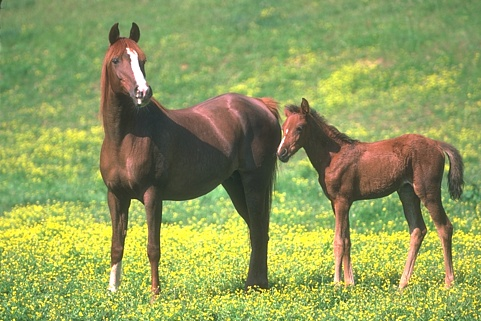
#> input picture data/test/horses.jpg, 481 x 321 px
$ python -i shadow.py   (imports and definitions only)
#> lines starting #> are read from the running program, lines starting #| are printed output that depends on the picture; after the words box and inside, x2 and y2 are one past the last pixel; in counts of white or black regions, pixels touching at a corner belong together
#> further down, picture is the input picture: shape (321, 481, 3); mean B, G, R 90.8, 157.9, 144.6
import numpy as np
import cv2
from skimage import measure

def remove_shadow(org_image: np.ndarray,
                  ab_threshold: int = 256,
                  lab_adjustment: bool = False,
                  region_adjustment_kernel_size: int = 10,
                  shadow_dilation_iteration: int = 10,
                  shadow_dilation_kernel_size: int = 5,
                  shadow_size_threshold: int = 2500,
                  verbose: bool = False) -> np.ndarray:


    def median_filter(img: np.ndarray, point: np.ndarray, filter_size: int) -> list:
        indices = [[x, y]
                   for x in range(point[1] - filter_size // 2, point[1] + filter_size // 2 + 1)
                   for y in range(point[0] - filter_size // 2, point[0] + filter_size // 2 + 1)]
        indices = list(filter(lambda x: not (x[0] < 0 or x[1] < 0 or
                                             x[0] >= img.shape[0] or
                                             x[1] >= img.shape[1]), indices))
        pixel_values = [0, 0, 0]
        for channel in range(3):
            pixel_values[channel] = list(img[index[0], index[1], channel] for index in indices)
        pixel_values = list(np.median(pixel_values, axis=1))
        return pixel_values

    def edge_median_filter(img: np.ndarray, contours_list: tuple, filter_size: int = 7) -> np.ndarray:
        temp_img = np.copy(img)
        for partition in contours_list:
            for point in partition:
                temp_img[point[0][1]][point[0][0]] = median_filter(img, point[0], filter_size)
        return cv2.cvtColor(temp_img, cv2.COLOR_HSV2BGR)

    def correct_region_lab(org_img: np.ndarray, shadow_clear_img: np.ndarray,
                           shadow_indices: np.ndarray, non_shadow_indices: np.ndarray) -> np.ndarray:
        shadow_average_lab = np.mean(org_img[shadow_indices[0], shadow_indices[1], :], axis=0)
        border_average_lab = np.mean(org_img[non_shadow_indices[0], non_shadow_indices[1], :], axis=0)
        lab_ratio = border_average_lab / shadow_average_lab
        shadow_clear_img = cv2.cvtColor(shadow_clear_img, cv2.COLOR_BGR2LAB)
        shadow_clear_img[shadow_indices[0], shadow_indices[1]] = np.uint8(
            shadow_clear_img[shadow_indices[0], shadow_indices[1]] * lab_ratio)
        shadow_clear_img = cv2.cvtColor(shadow_clear_img, cv2.COLOR_LAB2BGR)
        return shadow_clear_img

    def correct_region_bgr(org_img: np.ndarray, shadow_clear_img: np.ndarray,
                           shadow_indices: np.ndarray, non_shadow_indices: np.ndarray) -> np.ndarray:
        shadow_average_bgr = np.mean(org_img[shadow_indices[0], shadow_indices[1], :], axis=0)
        border_average_bgr = np.mean(org_img[non_shadow_indices[0], non_shadow_indices[1], :], axis=0)
        bgr_ratio = border_average_bgr / shadow_average_bgr
        shadow_clear_img[shadow_indices[0], shadow_indices[1]] = np.uint8(
            shadow_clear_img[shadow_indices[0], shadow_indices[1]] * bgr_ratio)
        return shadow_clear_img

    def process_regions(org_image: np.ndarray, mask: np.ndarray) -> np.ndarray:
        lab_img = cv2.cvtColor(org_image, cv2.COLOR_BGR2LAB)
        shadow_clear_img = np.copy(org_image)
        labels = measure.label(mask)
        non_shadow_kernel_size = (shadow_dilation_kernel_size, shadow_dilation_kernel_size)
        non_shadow_kernel = cv2.getStructuringElement(cv2.MORPH_ELLIPSE, non_shadow_kernel_size)
        CHANNEL_MAX = 255
        for label in np.unique(labels):
            if label == 0:
                continue
            temp_filter = np.zeros(mask.shape, dtype="uint8")
            temp_filter[labels == label] = CHANNEL_MAX
            if cv2.countNonZero(temp_filter) >= shadow_size_threshold:
                shadow_indices = np.where(temp_filter == CHANNEL_MAX)
                non_shadow_temp_filter = cv2.dilate(temp_filter, non_shadow_kernel,
                                                    iterations=shadow_dilation_iteration)
                non_shadow_temp_filter = cv2.bitwise_xor(non_shadow_temp_filter, temp_filter)
                non_shadow_indices = np.where(non_shadow_temp_filter == CHANNEL_MAX)
                contours, _ = cv2.findContours(temp_filter, cv2.RETR_TREE, cv2.CHAIN_APPROX_SIMPLE)
                if lab_adjustment:
                    shadow_clear_img = correct_region_lab(lab_img, shadow_clear_img,
                                                          shadow_indices, non_shadow_indices)
                else:
                    shadow_clear_img = correct_region_bgr(org_image, shadow_clear_img,
                                                          shadow_indices, non_shadow_indices)
                shadow_clear_img = edge_median_filter(cv2.cvtColor(shadow_clear_img, cv2.COLOR_BGR2HSV),
                                                      contours)
        return shadow_clear_img

    def calculate_mask(org_image: np.ndarray) -> np.ndarray:
        lab_img = cv2.cvtColor(org_image, cv2.COLOR_BGR2LAB)
#> lab_img: shape (321, 481, 3); mean of channels 0, 1, 2 158.8, 113.2, 160.6
        l_range = (0, 100)
        ab_range = (-128, 127)
        lab_img = lab_img.astype('int16')
#> lab_img: shape (321, 481, 3) int16; mean of channels 0, 1, 2 158.8, 113.2, 160.6
        lab_img[:, :, 0] = lab_img[:, :, 0] * l_range[1] / 255
#> lab_img: shape (321, 481, 3) int16; mean of channels 0, 1, 2 61.8, 113.2, 160.6
        lab_img[:, :, 1] += ab_range[0]
#> lab_img: shape (321, 481, 3) int16; mean of channels 0, 1, 2 61.8, -14.8, 160.6
        lab_img[:, :, 2] += ab_range[0]
#> lab_img: shape (321, 481, 3) int16; mean of channels 0, 1, 2 61.8, -14.8, 32.6
        means = [np.mean(lab_img[:, :, i]) for i in range(3)]
#> means = [61.78, -14.8, 32.6]
        thresholds = [means[i] - (np.std(lab_img[:, :, i]) / 3) for i in range(3)]
#> thresholds = [55.33, -19.04, 26.82]
        if sum(means[1:]) <= ab_threshold:
            mask = cv2.inRange(lab_img, (l_range[0], ab_range[0], ab_range[0]),
                                       (thresholds[0], ab_range[1], ab_range[1]))
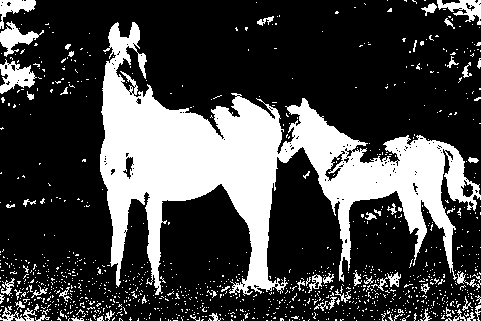
#> mask: shape (321, 481); 27% white; 1146 white regions (1088 under 20 px), largest, box (x1, y1, x2, y2) and area: (100, 22, 481, 296) 33870, (0, 59, 37, 94) 668, (0, 21, 44, 57) 590
        else:
            mask = cv2.inRange(lab_img, (l_range[0], ab_range[0], ab_range[0]),
                                       (thresholds[0], ab_range[1], thresholds[2]))
        kernel_size = (region_adjustment_kernel_size, region_adjustment_kernel_size)
        kernel = cv2.getStructuringElement(cv2.MORPH_ELLIPSE, kernel_size)
        cv2.morphologyEx(mask, cv2.MORPH_CLOSE, kernel, mask)
        cv2.morphologyEx(mask, cv2.MORPH_OPEN, kernel, mask)
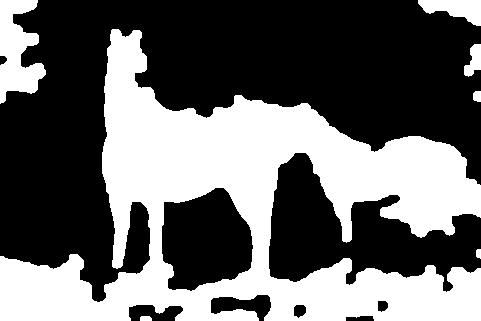
#> mask: shape (321, 481); 40.3% white; 7 white regions, largest, box (x1, y1, x2, y2) and area: (0, 29, 481, 321) 57881, (0, 0, 46, 104) 2863, (418, 0, 481, 26) 981
        return mask

    # 그림자 마스크 계산
    mask = calculate_mask(org_image)
    # 그림자 영역 처리
    shadow_clear_img = process_regions(org_image, mask)
#> in process_regions, `labels = measure.label(mask)`:
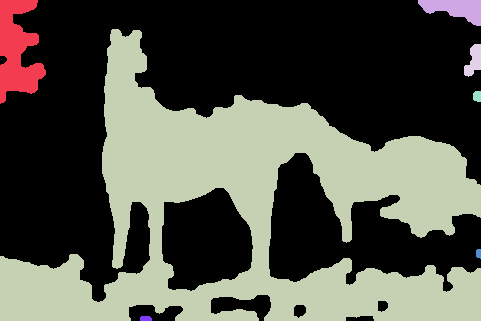
#> labels: shape (321, 481) int64; 8 distinct labels, from 0 to 7; one colour per label, 0 black
#> the loop in process_regions, `for label in np.unique(labels):` made 8 passes
#> after the loop in process_regions, `for label in np.unique(labels):`:
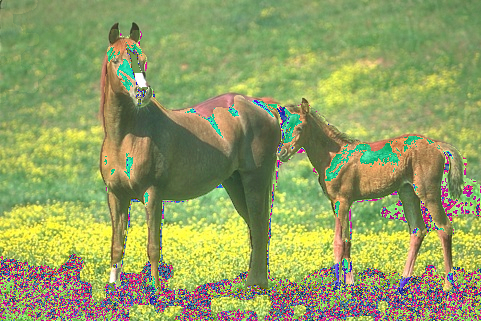
#> shadow_clear_img: shape (321, 481, 3); mean B, G, R 98.8, 160, 147.7
#> after the loop in process_regions, `for label in np.unique(labels):`:
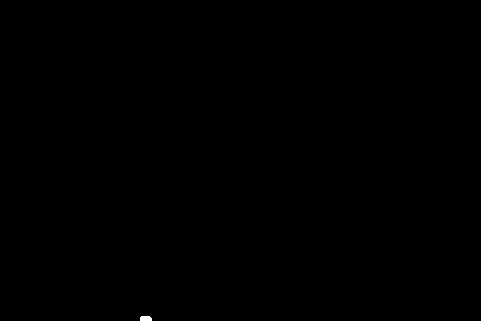
#> temp_filter: shape (321, 481); 0.04% white; 1 white region, box (x1, y1, x2, y2) and area: (140, 316, 152, 321) 56
    # RGB 형식으로 반환
    return shadow_clear_img

>>> import cv2
>>> picture = cv2.imread('../../data/test/horses.jpg')
>>> result = remove_shadow(picture)

$ run again, on data/test/test_img.jpg
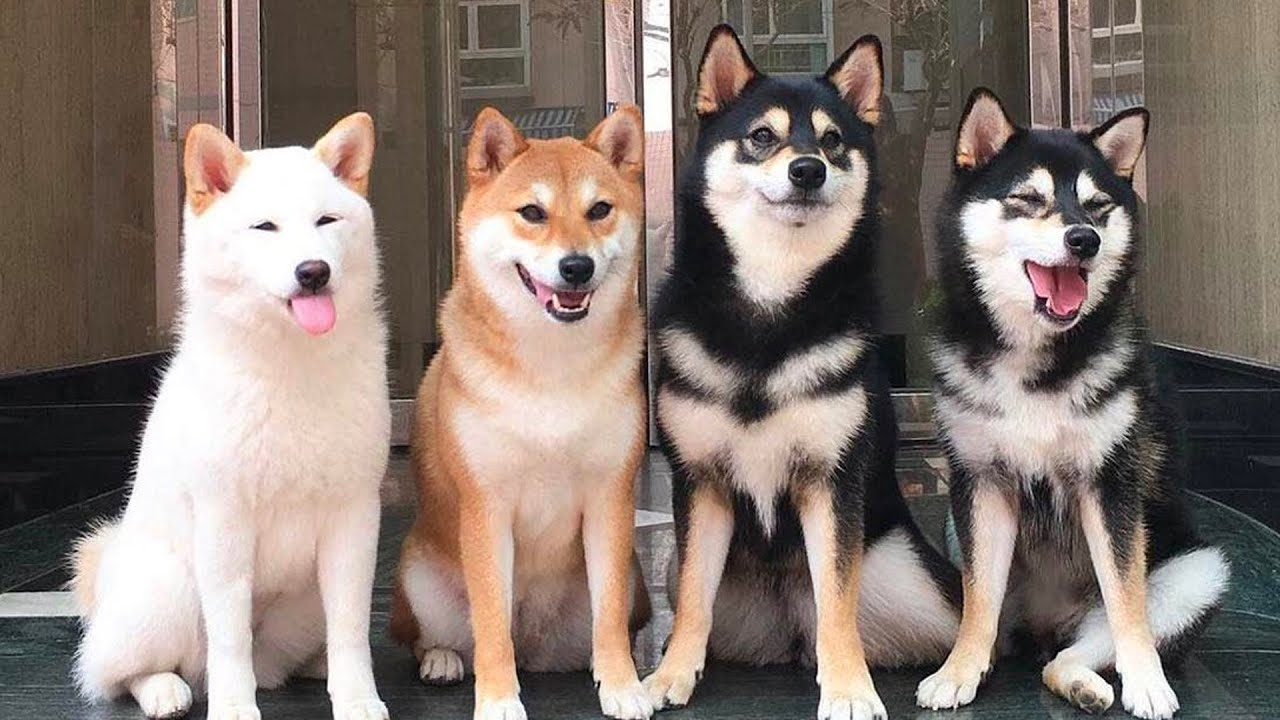
#> input picture data/test/test_img.jpg, 1280 x 720 px
#> picture is the input picture: shape (720, 1280, 3); mean B, G, R 113.3, 121, 135
#> means = [49.97, 4.22, 6.18]
#> thresholds = [40.46, 2.4, 3.68]
#> in process_regions, `labels = measure.label(mask)`:
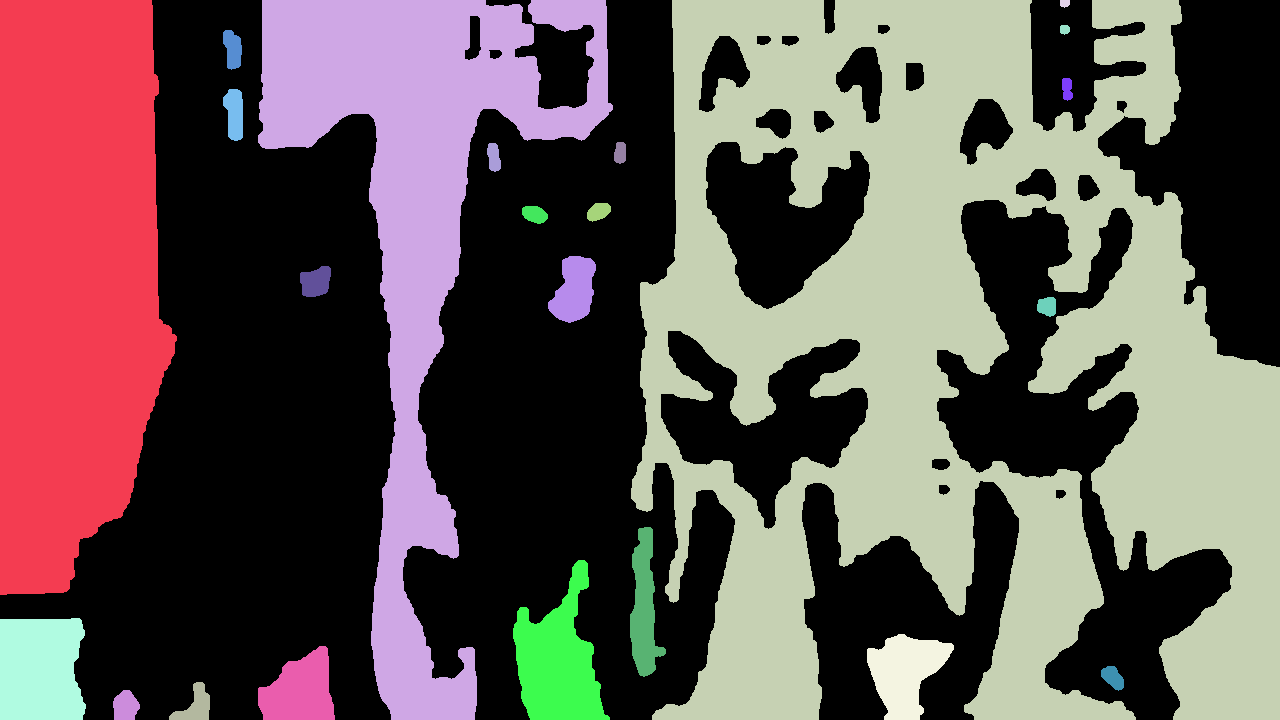
#> labels: shape (720, 1280) int64; 24 distinct labels, from 0 to 23; one colour per label, 0 black
#> the loop in process_regions, `for label in np.unique(labels):` made 24 passes
#> after the loop in process_regions, `for label in np.unique(labels):`:
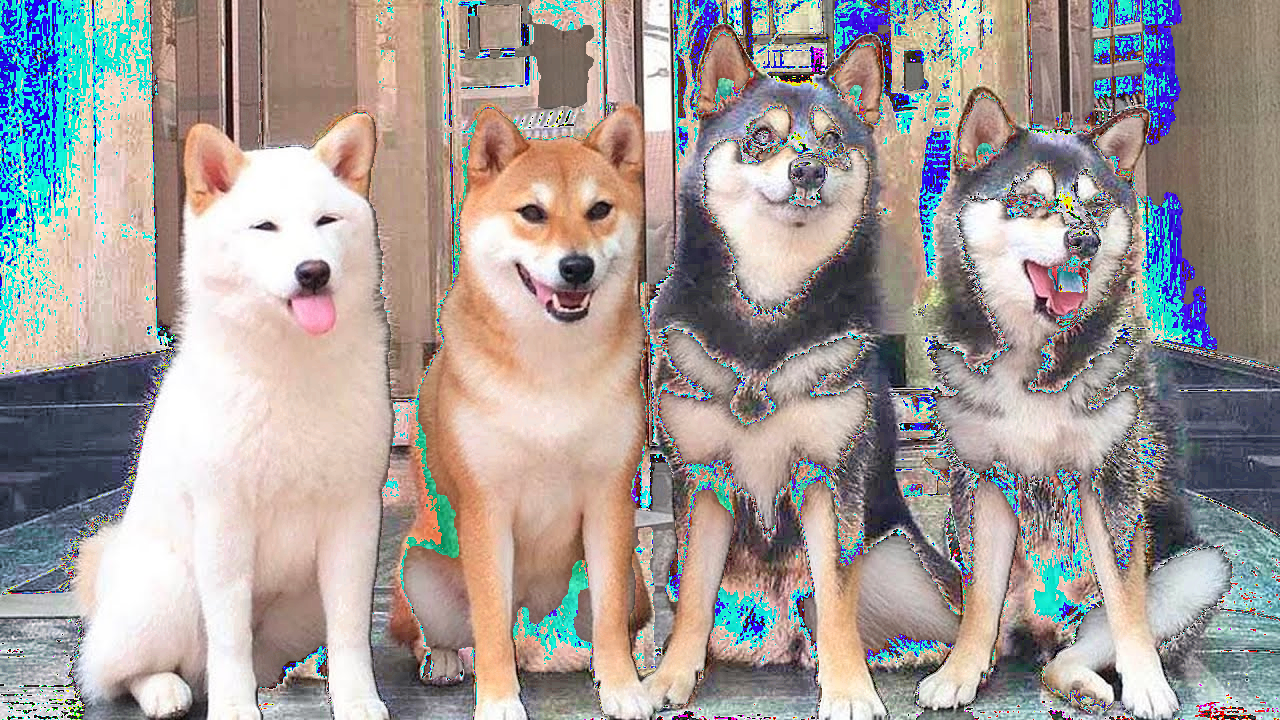
#> shadow_clear_img: shape (720, 1280, 3); mean B, G, R 152.3, 155.8, 163.6
